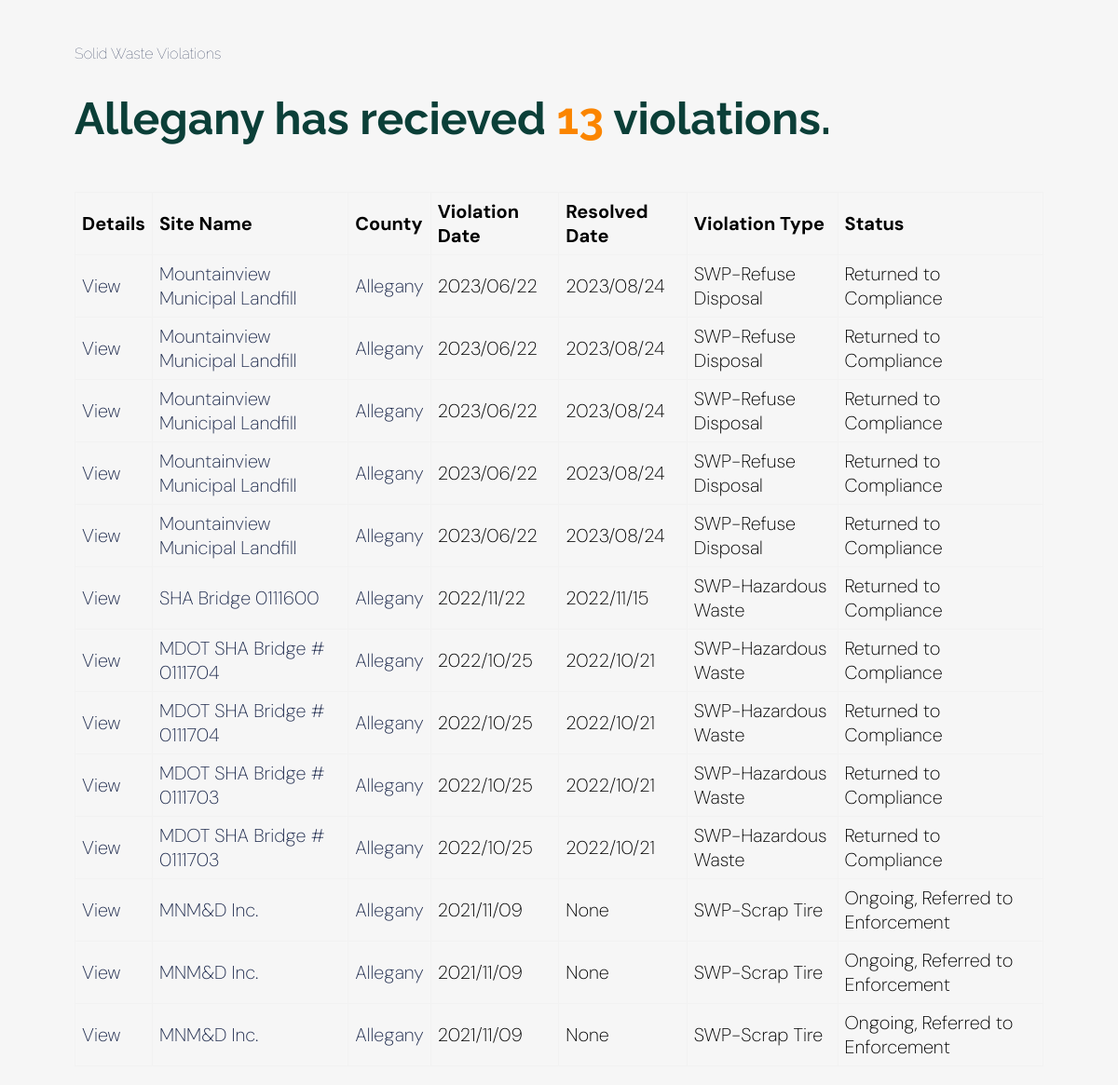
The app's page /county/allegany-county with its own data.
### app.py (models this page shows)
class Violation(Model):
    site_no = CharField()
    site_name = CharField()
    street_address = CharField()
    city_state_zip = CharField()
    county = CharField()
    media = CharField()
    violation_date = DateTimeField()
    status = CharField()
    resolved_date = DateTimeField()
    id = CharField(primary_key=True, unique=True)
    @property
    def county_obj(self):
        return County.get(County.county == self.county)
    class Meta:
        table_name = "violations"
        database = db

### app.py (the view)
@app.route("/county/<slug>")
def county(slug):
    county = County.get(County.slug == slug)
    county_total_count = Violation.select().where(Violation.county == county.county).count()
    violation_list = Violation.select().where(
        Violation.county == county.county
    ).order_by(Violation.violation_date.desc())
    return render_template('county.html', county=county, county_total_count=county_total_count, violation_list = violation_list)

### templates/county.html (shortened to what this page needs)
<!doctype html>
<html>
  <head>
    <link rel="stylesheet" href="{{ url_for('static', filename='style.css') }}">
  </head>
  <body>
      <nav class="navbar navbar-expand-lg navbar-dark bg-dark">
        <a class="navbar-brand" href="/">Solid Waste Violations</a>
      </nav>
      <div class="jumbotron">
        <div class="container">
          <h1 class="display-4"> {{ county.county }} has recieved <div class="total">{{ county_total_count }}</div> violations.</h1>
          <br>
          <table border=1 cellpadding=7>
            <tr>
              <th>Details</th>
              <th>Site Name</th>
              <th>County</th>
              <th>Violation Date</th>
              <th>Resolved Date</th>
              <th>Violation Type</th>
              <th>Status</th>
          </tr>
          {% for violation in violation_list %}
          <tr>
            <td><a href="{{ url_for('detail', id=violation.id) }}">View</a></td>
            <td><a href="{{ url_for('site', site_no=violation.site_no) }}">{{ violation.site_name }}</a></td>
            <td><a href="{{ url_for('county', slug=violation.county_obj.slug) }}">{{ violation.county }}</td>
            <td>{{ violation.violation_date }}</td>
            <td>{{ violation.resolved_date if violation.resolved_date not in ['', 'None'] else 'None' }}</td>
            <td>{{ violation.media }}</td>
            <td>{{ violation.status }}</td>
          </tr>
          {% endfor %}
        </table>
        </div>
      </div>
  </body>
</html>

### static/style.css (style rules this page uses)
table { border-collapse:collapse; margin: 0 0 20px 0; border-width: 0; width: 100%; font-size: 20px; font-family: 'DM Sans', sans-serif; font-weight: 200; }
th { text-align:left; }
tr, td, th { border-color: #f2f2f2; }
body { height: 100%; position: relative; margin: 0; display: flex; flex-direction: column; margin: 0 auto; flex: 1 0 auto; display: inline-block; margin-left: 5em; margin-right: 5em; margin-top: 3em; font-family: 'Raleway', sans-serif; font-weight: 100; background-color: #F6F6F6; }
h1 { color: #0B3F38; font-size: 3em; }
.total { font-weight: bold; color: #fb8500; display: inline; }
a { text-decoration: none; color: #222e50; }
h1 { font-size: 3em; }

### records on screen
Violation: site_name "Mountainview Municipal Landfill", county "Allegany", violation_date "2023/06/22", resolved_date "2023/08/24", media "SWP-Refuse Disposal", status "Returned to Compliance"
Violation: site_name "Mountainview Municipal Landfill", county "Allegany", violation_date "2023/06/22", resolved_date "2023/08/24", media "SWP-Refuse Disposal", status "Returned to Compliance"
Violation: site_name "Mountainview Municipal Landfill", county "Allegany", violation_date "2023/06/22", resolved_date "2023/08/24", media "SWP-Refuse Disposal", status "Returned to Compliance"
Violation: site_name "Mountainview Municipal Landfill", county "Allegany", violation_date "2023/06/22", resolved_date "2023/08/24", media "SWP-Refuse Disposal", status "Returned to Compliance"
Violation: site_name "Mountainview Municipal Landfill", county "Allegany", violation_date "2023/06/22", resolved_date "2023/08/24", media "SWP-Refuse Disposal", status "Returned to Compliance"
Violation: site_name "SHA Bridge 0111600", county "Allegany", violation_date "2022/11/22", resolved_date "2022/11/15", media "SWP-Hazardous Waste", status "Returned to Compliance"
Violation: site_name "MDOT SHA Bridge # 0111704", county "Allegany", violation_date "2022/10/25", resolved_date "2022/10/21", media "SWP-Hazardous Waste", status "Returned to Compliance"
Violation: site_name "MDOT SHA Bridge # 0111704", county "Allegany", violation_date "2022/10/25", resolved_date "2022/10/21", media "SWP-Hazardous Waste", status "Returned to Compliance"
Violation: site_name "MDOT SHA Bridge # 0111703", county "Allegany", violation_date "2022/10/25", resolved_date "2022/10/21", media "SWP-Hazardous Waste", status "Returned to Compliance"
Violation: site_name "MDOT SHA Bridge # 0111703", county "Allegany", violation_date "2022/10/25", resolved_date "2022/10/21", media "SWP-Hazardous Waste", status "Returned to Compliance"
Violation: site_name "MNM&D Inc.", county "Allegany", violation_date "2021/11/09", resolved_date "None", media "SWP-Scrap Tire", status "Ongoing, Referred to Enforcement"
Violation: site_name "MNM&D Inc.", county "Allegany", violation_date "2021/11/09", resolved_date "None", media "SWP-Scrap Tire", status "Ongoing, Referred to Enforcement"
Violation: site_name "MNM&D Inc.", county "Allegany", violation_date "2021/11/09", resolved_date "None", media "SWP-Scrap Tire", status "Ongoing, Referred to Enforcement"

### other values on screen
{{ county.county }} "Allegany"
{{ county_total_count }} "13"
